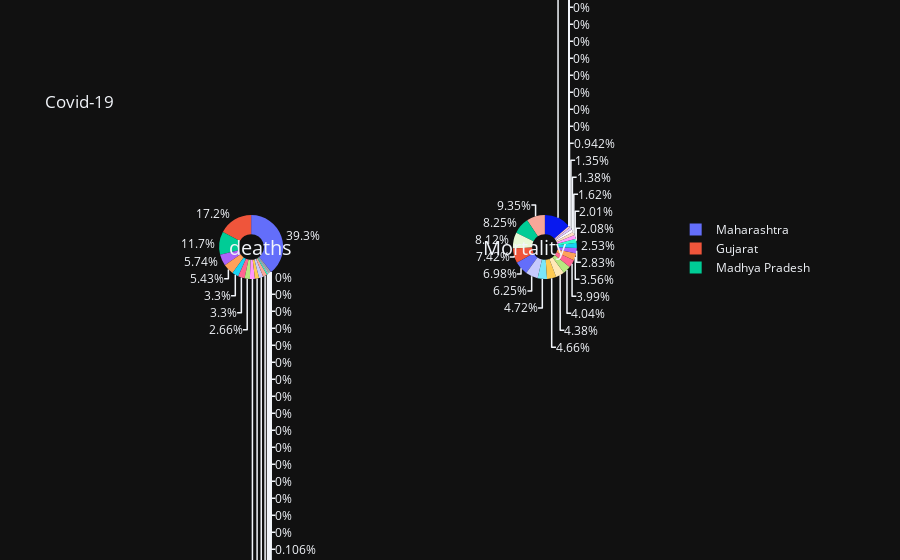

The notebook cell saved with this chart:
### Code cell
import plotly.graph_objects as go
from plotly.subplots import make_subplots

labels = df_india.index

# Create subplots: use 'domain' type for Pie subplot
fig = make_subplots(rows=1, cols=2, specs=[[{'type':'domain'}, {'type':'domain'}]])
fig.add_trace(go.Pie(labels=labels, values=df_india.deaths, name="deaths"),
              1, 1)
fig.add_trace(go.Pie(labels=labels, values=df_india["Mortality Rate (per 100)"], name="Mortality Rate (per 100)"),
              1, 2)

# Use `hole` to create a donut-like pie chart
fig.update_traces(hole=.4, hoverinfo="label+percent+name")

fig.update_layout(
    title_text="Covid-19 ",
    # Add annotations in the center of the donut pies.
    annotations=[dict(text='deaths', x=0.18, y=0.5, font_size=20, showarrow=False),
                 dict(text='Mortality', x=0.82, y=0.5, font_size=20, showarrow=False)])
fig.show()
# Findings - Deaths and Mortality

#     India saw around 44% deaths in maharashtra and 13% in Madhya pradesh
#     Jharkhand ,Maharashtra ,Punjab, Madhya Pradesh mortality rate is significantly high as compared to other states (the mortality rate is per 100 patients) ignoring Meghalaya because of low data available

### Figure 1 — Plotly figure (JSON) as saved in the notebook; plotly's stock layout.template omitted (floating-point values rounded to 4 significant figures)
{"data": [{"domain": {"x": [0, 0.45], "y": [0, 1]}, "hole": 0.4, "hoverinfo": "label+percent+name", "labels": ["Maharashtra", "Gujarat", "Delhi", "Rajasthan", "Madhya Pradesh", "Tamil Nadu", "Uttar Pradesh", "Andhra Pradesh", "Telangana", "West Bengal", "Jammu and Kashmir", "Karnataka", "Kerala", "Punjab", "Haryana", "Bihar", "Odisha", "Jharkhand", "Uttarakhand", "Himachal Pradesh", "Chhattisgarh", "Assam", "Chandigarh", "Andaman and Nicobar Islands", "Ladakh", "Meghalaya", "Puducherry", "Goa", "Manipur", "Tripura", "Mizoram", "Arunachal Pradesh", "Nagaland", "Dadra and Nagar Haveli", "Daman and Diu", "Lakshadweep", "Sikkim"], "name": "deaths", "type": "pie", "values": [369, 162, 54, 51, 110, 24, 31, 31, 25, 20, 7, 20, 4, 19, 3, 2, 1, 3, 0, 2, 0, 1, 0, 0, 0, 1, 0, 0, 0, 0, 0, 0, 0, 0, 0, 0, 0]}, {"domain": {"x": [0.55, 1], "y": [0, 1]}, "hole": 0.4, "hoverinfo": "label+percent+name", "labels": ["Maharashtra", "Gujarat", "Delhi", "Rajasthan", "Madhya Pradesh", "Tamil Nadu", "Uttar Pradesh", "Andhra Pradesh", "Telangana", "West Bengal", "Jammu and Kashmir", "Karnataka", "Kerala", "Punjab", "Haryana", "Bihar", "Odisha", "Jharkhand", "Uttarakhand", "Himachal Pradesh", "Chhattisgarh", "Assam", "Chandigarh", "Andaman and Nicobar Islands", "Ladakh", "Meghalaya", "Puducherry", "Goa", "Manipur", "Tripura", "Mizoram", "Arunachal Pradesh", "Nagaland", "Dadra and Nagar Haveli", "Daman and Diu", "Lakshadweep", "Sikkim"], "name": "Mortality Rate (per 100)", "type": "pie", "values": [4.3, 4.57, 1.74, 2.19, 5.08, 1.24, 1.56, 2.46, 2.49, 2.87, 1.28, 3.85, 0.83, 5.76, 1, 0.58, 0.85, 2.91, 0, 5, 0, 2.7, 0, 0, 0, 8.33, 0, 0, 0, 0, 0, 0, 0, 0, 0, 0, 0]}], "layout": {"annotations": [{"font": {"size": 20}, "showarrow": false, "text": "deaths", "x": 0.18, "y": 0.5}, {"font": {"size": 20}, "showarrow": false, "text": "Mortality", "x": 0.82, "y": 0.5}], "title": {"text": "Covid-19 "}}}
